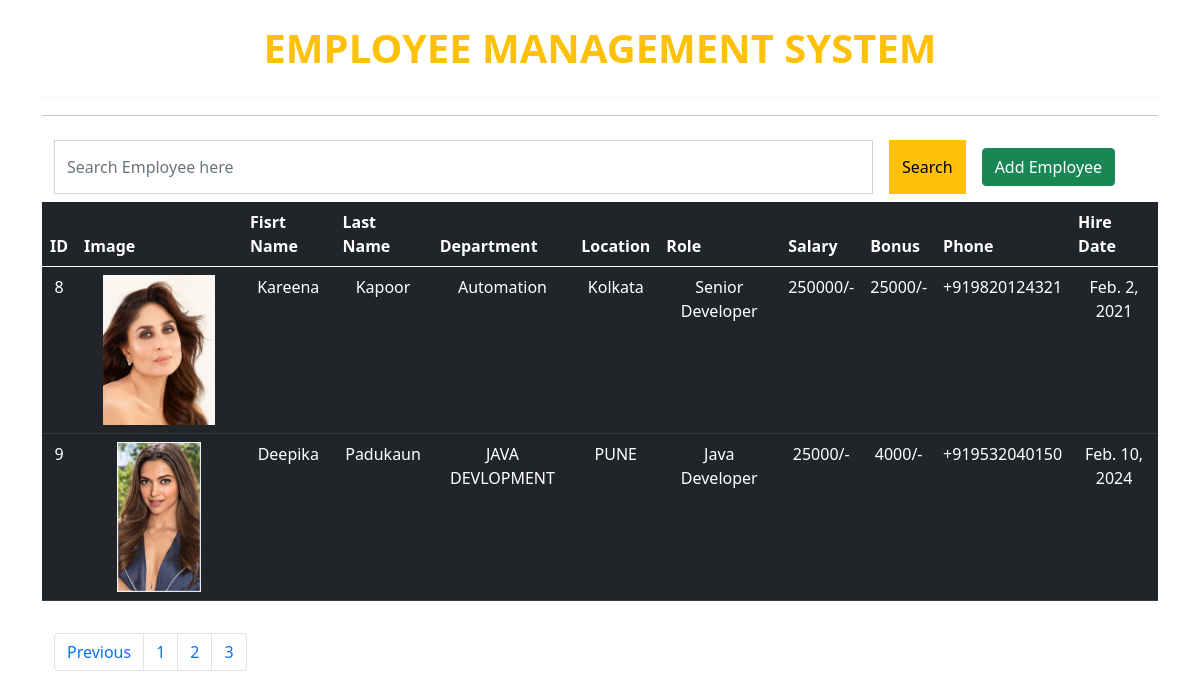
The page /all-emp?page=3 on the database its author committed.
### emp_app/models.py (models this page shows, shortened)
class Employee(models.Model):
    first_name = models.CharField(max_length=100, null=False)
    last_name = models.CharField(max_length=100)
    dept  = models.ForeignKey(Department, on_delete=models.CASCADE)
    salary = models.IntegerField(default=0)
    bonus = models.IntegerField(default=0)
    role = models.ForeignKey(Role, on_delete=models.CASCADE)
    photo = models.FileField(upload_to='photos/', null=True, default=None)
    phone = models.IntegerField(default=0)
    hire_date = models.DateField()

class Department(models.Model):
    name = models.CharField(max_length=100)
    location = models.CharField(max_length=100)

class Role(models.Model):
    name = models.CharField(max_length=100)

### emp_app/views.py (the view)
# urls.py: path('all-emp', views.showemp, name='all_emp'),
def showemp(request):
  employee= Employee.objects.all()
  paginator = Paginator(employee,3)
  page_number = request.GET.get("page")
  employee_finalData = paginator.get_page(page_number)
  total_page = employee_finalData.paginator.num_pages
  if request.method=="GET":
    search_data = request.GET.get('search_term')
    data={}
    if search_data:
      employee_finalData = Employee.objects.filter(
        Q(first_name__icontains=search_data) |
        Q(last_name__icontains=search_data)
      )
  data ={
    "employee_finalData": employee_finalData,
    "totalPagelist": [n+1 for n in range(total_page)]
  }
  return render(request,"show-emp.html",data)

### emp_app/templates/show-emp.html (shortened to what this page needs)
{% extends "layouts.html" %}
{% block content %}
<div class="row m-auto">
<div class="col-md-12 m-auto">
  <form action="" method="get">
    <div class="d-flex  m-auto my-2">
    <input type="text" placeholder="Search Employee here" name="search_term" id="" class="form-control w-75 rounded-0">
    <button type="submit" class="btn btn-warning mx-3 rounded-0">Search</button>
    <div class="d-flex my-2 justify-content-end">
      <a href="{% url "add_emp" %}" class="btn btn-success">Add Employee</a>
    </div>
  </div>
  </form>
</div>
  {% if employee_finalData %}
  <table class="table table-dark class="text-center m-auto" table-bordered table-stripped table-hover">
    <thead>
      <th scope="row">ID</th>
      <th>Image</th>
      <th>Fisrt Name</th>
      <th>Last Name</th>
      <th>Department</th>
      <th>Location</th>
      <th>Role</th>
      <th>Salary</th>
      <th>Bonus</th>
      <th>Phone</th>
      <th>Hire Date</th>
    </thead>
    <tbody>
    {% for employee in employee_finalData  %}
    <tr>
      <td class="text-center m-auto">{{employee.id}}</td>
      <td class="text-center m-auto">
        <img src="{{employee.photo.url}}" width="150px" height="150px" style="object-fit:contain"  alt="">
      </td>
      <td class="text-center m-auto">{{employee.first_name}}</td>
      <td class="text-center m-auto">{{employee.last_name}}</td>
      <td class="text-center m-auto">{{employee.dept.name}}</td>
      <td class="text-center m-auto">{{employee.dept.location}}</td>
      <td class="text-center m-auto">{{employee.role.name}}</td>
      <td class="text-center m-auto">{{employee.salary}}/-</td>
      <td class="text-center m-auto">{{employee.bonus}}/-</td>
      <td class="text-center m-auto">+91{{employee.phone}}</td>
      <td class="text-center m-auto">{{employee.hire_date}}</td>
    </tr>
    {% endfor %}
  </tbody>
    {% else %}
    <h2 class="text-center">No Data Found</h2>
    {% endif %}
  </table>
    <div class="my-3 m-auto">
    <nav aria-label="Page  navigation example">
        <ul class="pagination">
           {% if employee_finalData.has_previous %}
          <li class="page-item"><a class="page-link" href="?page={{employee_finalData.previous_page_number}}">Previous</a></li>
          {% endif %}
          {% for n in totalPagelist  %}
          <li class="page-item"><a class="page-link" href="?page={{n}}">{{n}}</a></li>
          {% endfor %}
        </ul>
      </nav>
    </div>
</div>
{% endblock  %}

### rows shown on the page
Employee: id "8", photo (picture), first_name "Kareena", last_name "Kapoor", dept.name "Automation", dept.location "Kolkata", role.name "Senior Developer", salary "250000", bonus "25000", phone "9820124321", hire_date "Feb. 2, 2021"
Employee: id "9", photo (picture), first_name "Deepika", last_name "Padukaun", dept.name "JAVA DEVLOPMENT", dept.location "PUNE", role.name "Java Developer", salary "25000", bonus "4000", phone "9532040150", hire_date "Feb. 10, 2024"

### other values the page prints
{{ n }} "1" "2" "3"
